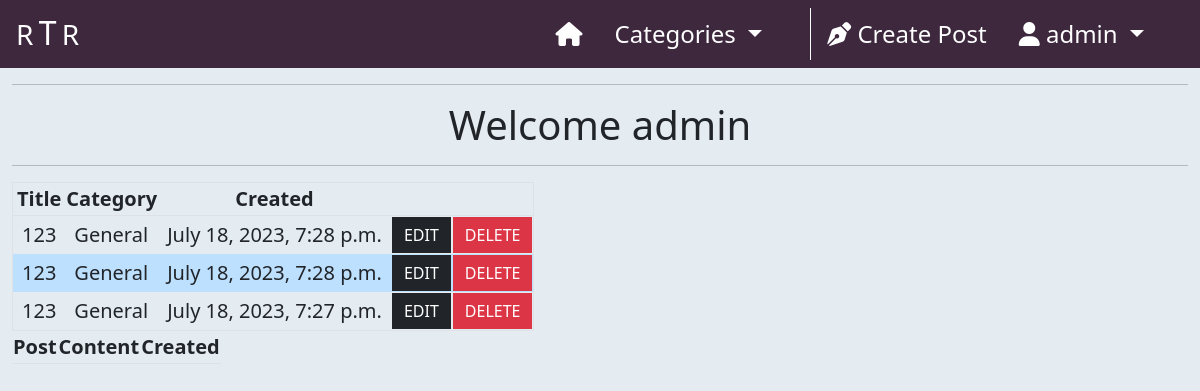
The page /profile/ (signed in) on the database as committed earlier.
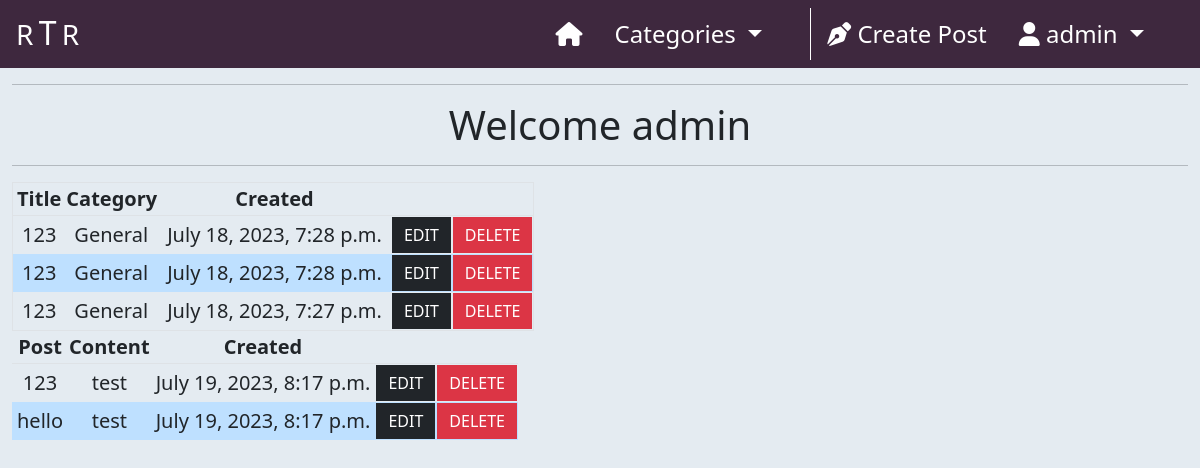
The same page on the database as committed later.
### home/models.py (models this page shows, shortened)
class Post(models.Model):
    title = models.CharField(max_length=200)
    slug = models.SlugField(
        max_length=200,
        null=True,
        blank=True
    )
    author = models.ForeignKey(
        User,
        on_delete=models.CASCADE,
        related_name='posts'
    )
    excerpt = models.TextField(max_length=300, null=True, blank=True)
    content = models.TextField()
    category = models.ForeignKey(
        Category,
        max_length=30,
        null=True,
        blank=True,
        on_delete=models.SET_NULL
    )
    created_on = models.DateTimeField(auto_now_add=True)
    status = models.IntegerField(choices=STATUS, default=1)
    likes = models.ManyToManyField(User, related_name='likes', blank=True)
    class Meta:
        ordering = ['-created_on']
    def __str__(self):
        return self.title

class Category(models.Model):
    class Meta:
        verbose_name_plural = 'Categories'
    friendly_name = models.CharField(max_length=254)
    name = models.CharField(max_length=254, null=True, blank=True)
    def __str__(self):
        return self.name
    def get_friendly_name(self):
        return self.friendly_name

class Comment(models.Model):
    post = models.ForeignKey(
        Post,
        on_delete=models.CASCADE,
        related_name="comments"
    )
    author = models.ForeignKey(
        User,
        on_delete=models.CASCADE,
        related_name='user_comments'
    )
    body = models.TextField(max_length=300)
    created_on = models.DateTimeField(auto_now_add=True)
    approved = models.BooleanField(default=True)
    parent = models.ForeignKey(
        'self',
        null=True,
        blank=True,
        on_delete=models.CASCADE,
        related_name='replies'
    )
    class Meta:
        ordering = ['-created_on']

### profiles/views.py (the view)
# urls.py: path('', views.profile_view, name="profile"),
def profile_view(request):
    profile = get_object_or_404(UserProfile, id=request.user.id)
    posts = Post.objects.filter(
        author=profile.user.id
    ).order_by('-created_on')
    comments = Comment.objects.filter(
        author=request.user.id
    ).order_by('-created_on')
    return render(
        request,
        "profiles/profile.html",
        {
            'profile': profile,
            'posts': posts,
            'comments': comments,
        },
    )

### home/context_processors.py (called while the page is built)
def categories(request):
    return {
        'categories': Category.objects.all()
    }

### profiles/templates/profiles/profile.html
{% extends "base.html" %}
{% load static %}
{% block content %}
    <div class="container-fluid">
        <div class="row">
            <div class="col-12 text-center">
                <hr>
                <h1>Welcome {{ request.user.username }}</h1>
                <hr>
            </div>
        </div>
        <div class="row">
            <div class="col-12">
                <table class="border">
                    <tr class="text-center border-bottom">
                        <th class="fs-5">Title</th>
                        <th class="fs-5">Category</th>
                        <th class="fs-5">Created</th>
                    </tr>
                    {% for post in posts %}
                        <tr {% if forloop.counter|divisibleby:2 %} style="background-color: #bee0ff;" {% endif %}>
                            <td><span class="fs-5 mx-2">{{ post.title }}</span></td>
                            <td><span class="fs-5 mx-2">{{ post.category|title }}</span></td>
                            <td><span class="fs-5 mx-2">{{ post.created_on }}</span></td>
                            <td><a class="btn btn-dark border-0 rounded-0" href="{% url 'edit_post' post.slug %}">EDIT</a></td>
                            <td><a class="btn btn-danger border-0 rounded-0" href="{% url 'edit_post' post.slug %}">DELETE</a></td>
                        </tr>
                    {% endfor %}
                </table>
            </div>
        </div>
        <div class="row">
            <div class="col-12">
                <table>
                    <tr class="text-center border-bottom">
                        <th><span class="fs-5">Post</span></th>
                        <th><span class="fs-5">Content</span></th>
                        <th><span class="fs-5">Created</span></th>
                    </tr>
                    {% for comment in comments %}
                        <tr {% if forloop.counter|divisibleby:2 %} style="background-color: #bee0ff;" {% endif %}>
                            <td class="text-center"><span class="fs-5 mx-1">{{ comment.post }}</span></td>
                            <td class="text-center"><span class="fs-5 mx-1">{{ comment.body }}</span></td>
                            <td class="text-center"><span class="fs-5 mx-1">{{ comment.created_on }}</span></td>
                            <td class="text-center"><a class="btn btn-dark border-0 rounded-0" href="">EDIT</a></td>
                            <td class="text-center"><a class="btn btn-danger border-0 rounded-0" href="">DELETE</a></td>
                        </tr>
                    {% endfor %}
                </table>
            </div>
        </div>
    </div>
{% endblock %}

Rows that differ between the two databases and show on the page:
added Comment: post "123", body "test", created_on "July 19, 2023, 8:17 p.m."
added Comment: post "hello", body "test", created_on "July 19, 2023, 8:17 p.m."
